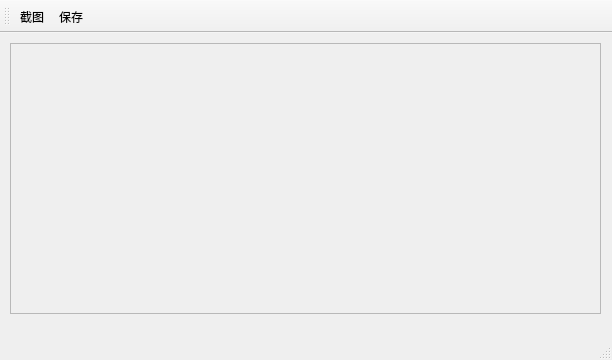
<?xml version="1.0" encoding="UTF-8"?>
<ui version="4.0">
 <class>Portal</class>
 <widget class="QMainWindow" name="Portal">
  <property name="geometry">
   <rect>
    <x>0</x>
    <y>0</y>
    <width>612</width>
    <height>360</height>
   </rect>
  </property>
  <property name="windowTitle">
   <string>MainWindow</string>
  </property>
  <widget class="QWidget" name="centralwidget">
   <widget class="AfPicture" name="frame">
    <property name="geometry">
     <rect>
      <x>10</x>
      <y>10</y>
      <width>591</width>
      <height>271</height>
     </rect>
    </property>
    <property name="frameShape">
     <enum>QFrame::StyledPanel</enum>
    </property>
    <property name="frameShadow">
     <enum>QFrame::Raised</enum>
    </property>
   </widget>
  </widget>
  <widget class="QMenuBar" name="menuBar">
   <property name="geometry">
    <rect>
     <x>0</x>
     <y>0</y>
     <width>612</width>
     <height>23</height>
    </rect>
   </property>
  </widget>
  <widget class="QToolBar" name="toolBar">
   <property name="windowTitle">
    <string>toolBar</string>
   </property>
   <attribute name="toolBarArea">
    <enum>TopToolBarArea</enum>
   </attribute>
   <attribute name="toolBarBreak">
    <bool>false</bool>
   </attribute>
   <addaction name="actionCapture"/>
   <addaction name="actionSave"/>
  </widget>
  <widget class="QStatusBar" name="statusBar"/>
  <action name="actionCapture">
   <property name="enabled">
    <bool>true</bool>
   </property>
   <property name="text">
    <string>截图</string>
   </property>
   <property name="toolTip">
    <string>截图</string>
   </property>
  </action>
  <action name="actionSave">
   <property name="text">
    <string>保存</string>
   </property>
   <property name="toolTip">
    <string>保存</string>
   </property>
  </action>
 </widget>
 <customwidgets>
  <customwidget>
   <class>AfPicture</class>
   <extends>QFrame</extends>
   <header location="global">afqt/AfPicture.h</header>
   <container>1</container>
  </customwidget>
 </customwidgets>
 <resources/>
 <connections/>
</ui>
